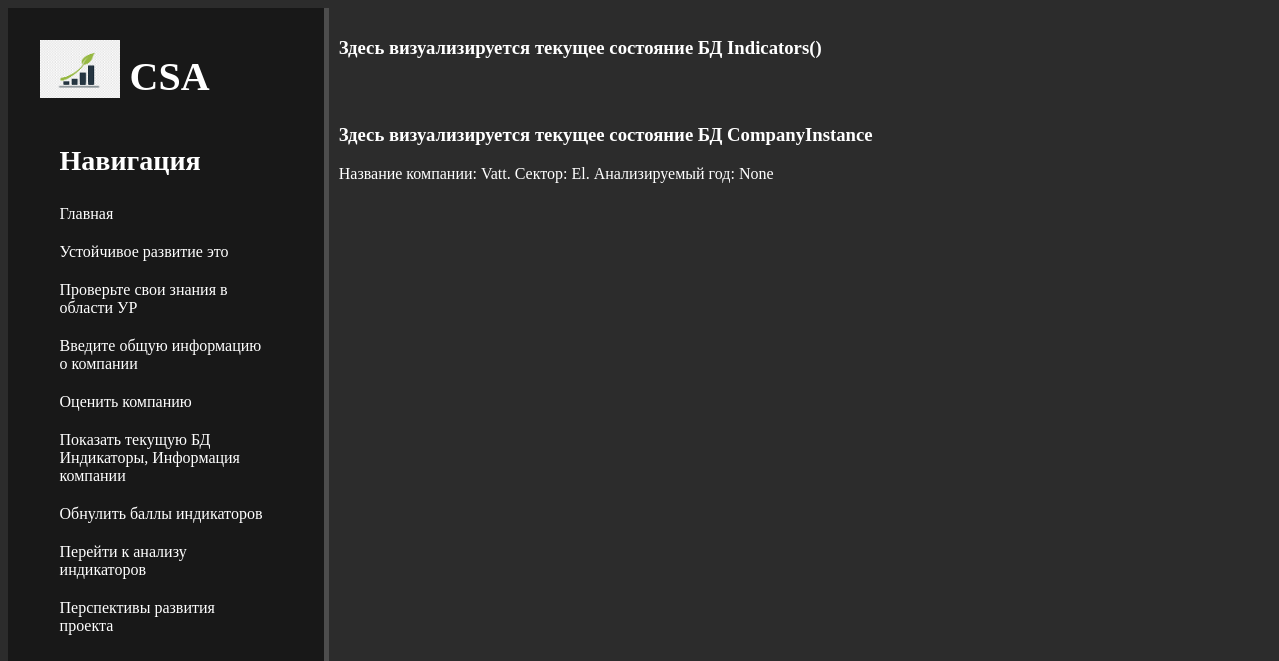
Page /csa/current_db/ on the earlier database version.
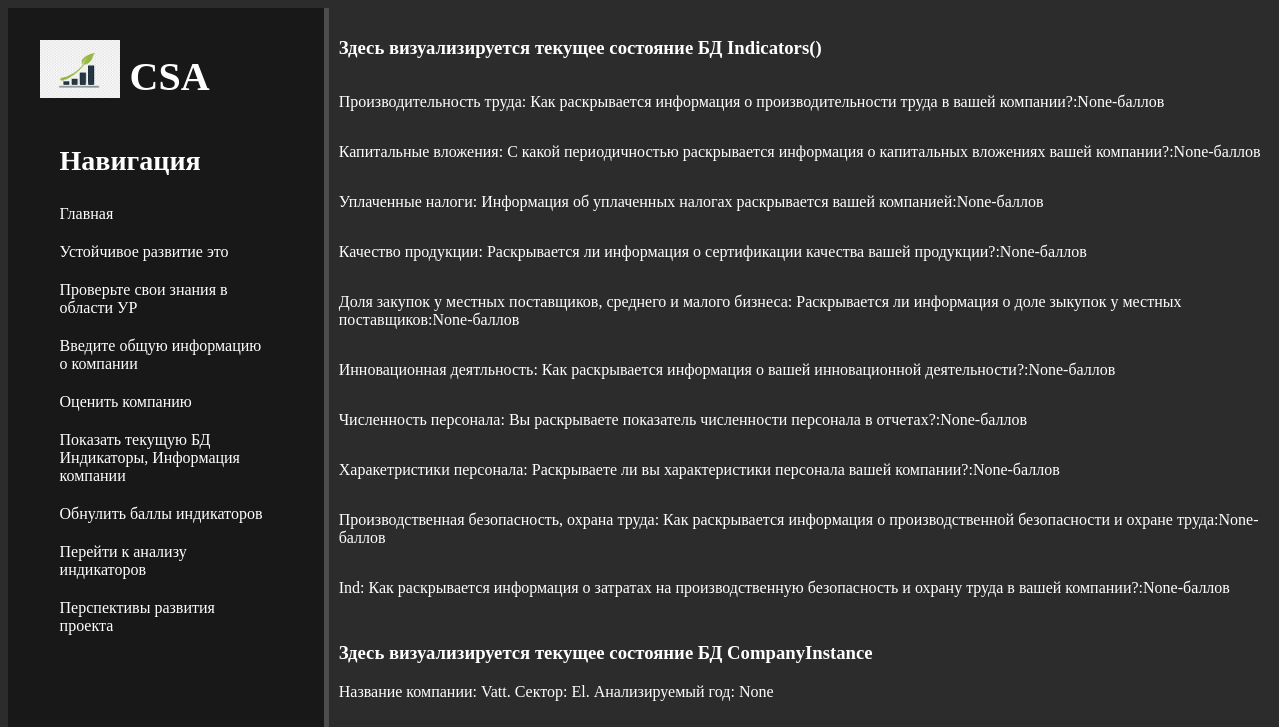
Same page on the later database version.
### csa_app/models.py (models this page shows, shortened)
class CompanyInstance(models.Model):
    company_name = models.CharField('Название', max_length=70, blank=True, default='' )
    company_sector = models.CharField('Сектор промышленности',max_length=70, blank=True, default='')
    legal_form = models.CharField('Орг.-правовая форма',max_length=70, default='')
    year_of_analysis = models.IntegerField('Календарный год для анализа',blank=True, null=True)
    def __str__(self):
        return (f'Название компании: {self.company_name}. Сектор: {self.company_sector}. '
                f'Анализируемый год: {self.year_of_analysis}')
    class Meta:
        verbose_name = 'Запись в БД'
        verbose_name_plural = 'Записи в БД'

class Indicators(models.Model):
    indicator = models.CharField( max_length=500)
    question = models.CharField( max_length=500)
    points = models.IntegerField(null=True, blank=True)
    indicator_values = models.CharField(max_length=1000,blank=True)
    def __str__(self):
        return (f'{self.indicator}: {self.question}:{self.points}-баллов')

### csa_app/views.py (the view)
# urls.py: path('current_db/', csa_app_views.current_db, name='current_db'),
def current_db(request):
    indicators_db = Indicators.objects.all()
    company_info = CompanyInstance.objects.all()
    data={
        'data':indicators_db,
        'company_info': company_info,
    }
    return render(request, 'csa_app/current_db.html', context=data)

### csa_app/templates/csa_app/current_db.html (shortened to what this page needs)
{% extends 'csa_app/base.html' %}
{% load static %}
{% block css_additional %}
<link rel="stylesheet" href="{% static 'csa_app/css/csa_app_base.css' %}">
<link rel="stylesheet" ref="https://cdn.jsdelivr.net/npm/bootstrap@5.1.3/dist/css/bootstrap.min.css">
<link rel="stylesheet" ref='https://use.fontawesome.com/releases/v5.8.2/css/all.css'>
{% endblock%}
{% block content %}
    <div class="features">
        <h3> Здесь визуализируется текущее состояние БД Indicators() </h3>
        {% for indicator in data %}
            <div class="alert alert-warning">
                <p>{{ indicator }}</p>
            </div>
        {% endfor %} <br>
    </div>
    <div class="features">
        <h3> Здесь визуализируется текущее состояние БД CompanyInstance</h3>
        {% for info in company_info %}
            <p>{{ info }}</p>
        {% endfor %}
    </div>
{% endblock %}

### csa_app/templates/csa_app/base.html (shortened to what this page needs)
{% load static %}
<!DOCTYPE html>
<html lang="en">
<head>
    <link rel="stylesheet" ref="https://cdn.jsdelivr.net/npm/bootstrap@5.1.3/dist/css/bootstrap.min.css">
    <link rel="stylesheet" ref="{% static 'csa_app/css/csa_app_base.css'%}">
    <link rel="stylesheet" ref='https://cdn.jsdelivr.net/npm/@fortawesome/fontawesome-free@6.1.1/css/fontawesome.min.css'>
    {% block css_additional %} {% endblock%}
</head>
<body>
    <aside>
        <img src="{% static 'csa_app/img/logo_base.png' %}" alt="logo"> <br>
        <span class="logo">CSA</span>
        <h3> Навигация </h3>
        <ul>
            <a href="{% url 'csa_app_main' %}"> <li>  Главная </li> </a>
            <a href="https://www.sustainabledevelopmentindex.org/"> <li>  Устойчивое развитие это </li> </a>
            <a href="https://madte.st/j2pD2RHH"> <li> Проверьте свои знания в области УР </li> </a>
            <a href="{% url 'company_instance_update' pk=1 %}"> <li> Введите общую информацию о компании </li> </a>
            <a href="{% url 'indicators_update' pk=1 %}"> <li> Оценить компанию </li> </a>
            <a href="{% url 'current_db' %}"> <li> Показать текущую БД Индикаторы, Информация компании </li> </a>
            <a href="{% url 'empty_points' %}"> <li> Обнулить баллы индикаторов </li> </a>
            <a href="{% url 'analysis' %}">  <li> Перейти к анализу индикаторов </li> </a>
            <a href="{% url 'prospects' %}">  <li> Перспективы развития проекта </li> </a>
        </ul>
    </aside>
    <main>
        {% block content %}
        {% endblock %}
    </main>
</body>
</html>

### csa_app/static/csa_app/css/csa_app_base.css (style rules this page uses)
body { background-color: #2c2c2c; }
aside { float: left; background: #181818; width: 20%; padding: 2.5%; height: 100vh; color: #fff; border-right: 5px solid #4d4d4d; }
aside img { width: 80px; float: left; }
aside .logo { font-size: 40px; margin-left: 10px; font-weight: bold; color: #fff; position: relative; top: -5px; }
aside h3 { margin-top: 40px; font-size: 28px; position: relative; left: 20px; }
aside ul { list-style: none }
aside ul li { color: #fff; display: block; margin-top: 20px; position: relative; left: -20px; transition: transform .6s ease; }
aside ul a { text-decoration:none; }
.features { width: 800px; float: left; color: #fff; margin-top: 10px; position: relative; left: 10px; }
.alert-warning { float: left; clear: both; width: 950px; text-align: left; }

Differences in the rows shown:
added Indicators: indicator+question+points "Производительность труда: Как раскрывается информация о производительности труда в вашей компании?:None-баллов"
added Indicators: indicator+question+points "Капитальные вложения: С какой периодичностью раскрывается информация о капитальных вложениях вашей компании?:None-баллов"
added Indicators: indicator+question+points "Уплаченные налоги: Информация об уплаченных налогах раскрывается вашей компанией:None-баллов"
added Indicators: indicator+question+points "Качество продукции: Раскрывается ли информация о сертификации качества вашей продукции?:None-баллов"
added Indicators: indicator+question+points "Доля закупок у местных поставщиков, среднего и малого бизнеса: Раскрывается ли информация о доле зыкупок у местных поставщиков:None-баллов"
added Indicators: indicator+question+points "Инновационная деятльность: Как раскрывается информация о вашей инновационной деятельности?:None-баллов"
added Indicators: indicator+question+points "Численность персонала: Вы раскрываете показатель численности персонала в отчетах?:None-баллов"
added Indicators: indicator+question+points "Харакетристики персонала: Раскрываете ли вы характеристики персонала вашей компании?:None-баллов"
added Indicators: indicator+question+points "Производственная безопасность, охрана труда: Как раскрывается информация о производственной безопасности и охране труда:None-баллов"
added Indicators: indicator+question+points "Ind: Как раскрывается информация о затратах на производственную безопасность и охрану труда в вашей компании?:None-баллов"
